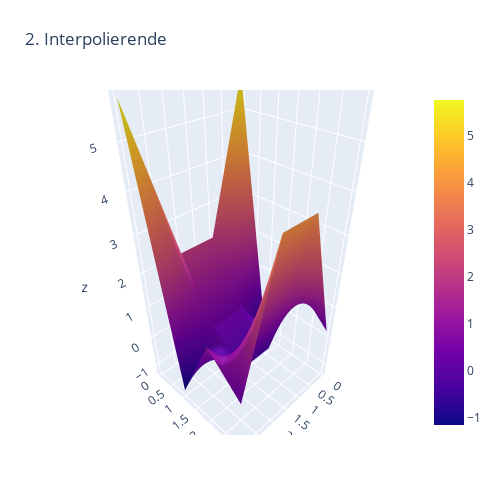

Notebook code cell kept with this figure:
### Markdown cell above
$P_4(s,t) = 2/4 \cdot \big(3 + \sqrt{2} \cdot \cos{\frac{\pi (2s+1)}{8}} + 4 \cdot \cos{\frac{\pi (2s+1)}{8}} \cdot \cos{\frac{2\pi (2t+1)}{8}}  + 3 \sqrt{2} \cdot \cos{\frac{2\pi (2s+1)}{8}} + \sqrt{2} \cdot \cos{\frac{3\pi (2s+1)}{8}} + 4 \cdot \cos{\frac{3\pi (2s+1)}{8}} \cdot \cos{\frac{2\pi (2t+1)}{8}}\big)$

### Code cell
x, y = np.arange(0, 4), np.arange(0, 4)
z = []
for s in x:
    z_i = []
    for t in y:
        
        res = 2/4 * (3 + np.sqrt(2) * np.cos((np.pi*(2*s+1))/8) + 4 * np.cos((np.pi*(2*s+1))/8) * np.cos((2* np.pi*(2*t+1))/8) + 3*np.sqrt(2) * np.cos((2*np.pi*(2*s+1))/8) + np.sqrt(2) * np.cos((3 * np.pi*(2*s+1))/8) + 4 * np.cos((3* np.pi*(2*s+1))/8)* np.cos((2* np.pi*(2*t+1))/8))
        z_i.append(res)
    z.append(z_i)    

fig2 = go.Figure(data=[go.Surface(z=z, x=x, y=y)])
fig2.update_layout(title='2. Interpolierende', autosize=False,
                  width=500, height=500,
                  margin=dict(l=65, r=50, b=65, t=90))
fig2.show()

### Figure 1 — Plotly figure (JSON) as saved in the notebook; plotly's stock layout.template omitted (floating-point values rounded to 4 significant figures)
{"data": [{"type": "surface", "x": [0, 1, 2, 3], "y": [0, 1, 2, 3], "z": [[5.772, 2.076, 2.076, 5.772], [-1.148, 0.3827, 0.3827, -1.148], [1.148, -0.3827, -0.3827, 1.148], [0.2284, 3.924, 3.924, 0.2284]]}], "layout": {"autosize": false, "height": 500, "margin": {"b": 65, "l": 65, "r": 50, "t": 90}, "title": {"text": "2. Interpolierende"}, "width": 500}}
